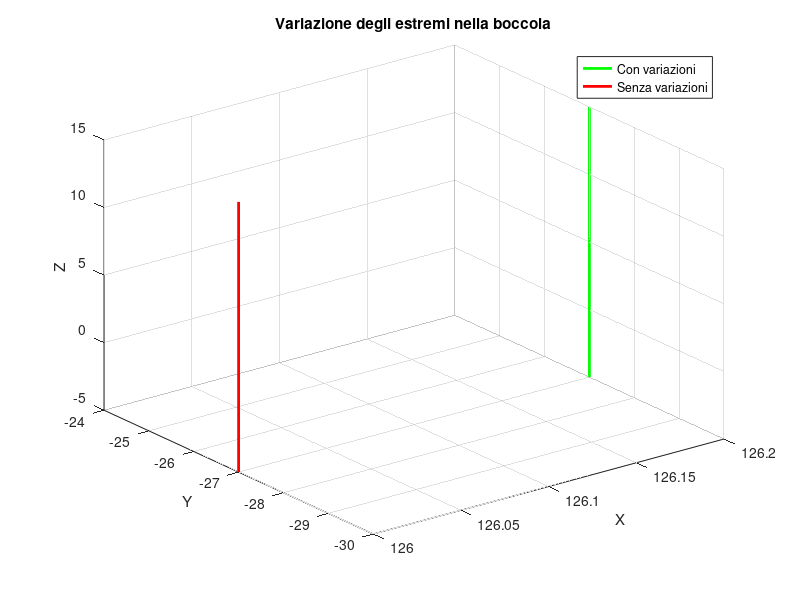

MATLAB code for this plot:
%% Esercitazione 16: variazione 1
clc; 
clear;

% Definizione dei dati
d = [126, -27, 15]; % distanza tra la terna omega2 e l'estremo superiore dell'asse della boccola 12
R = eye(3); % Matrice identità per la rotazione
T2_12 = [R, d'; 0, 0, 0, 1]; % Trasformazione tra boccola 12 e omega2

% Angolo in gradi e radiante
g_gradi = -0.2;
g = -g_gradi * (pi / 180); % Conversione in radianti

% Definizione dello spostamento in mm
dx = 0.2; % mm

% Matrice di trasformazione variazione
Tv = [1, -g, 0, dx;
      g, 1, 0, 0;
      0, 0, 1, 0;
      0, 0, 0, 1];

% Matrice di trasformazione aggiuntiva (identità)
Ta = eye(4);

% Trasformazioni finali con e senza variazioni
Tvar = T2_12 * Tv * Ta;
Tnvar = T2_12;

% Estremi nella boccola nel sistema 2 in coordinate omogenee
Ptop = [0, 0, 0, 1];
P2 = [0, 0, -20, 1];

% Estremi in omega2 senza variazione
Ptop2_nv = Tnvar * Ptop';
Pbot2_nv = Tnvar * P2';

% Estremi in omega2 con variazione
Ptop2_v = Tvar * Ptop';
Pbot2_v = Tvar * P2';

% Spostamento dei punti tangenti alla superficie cilindrica esterna della boccola
P1 = [8, 8, 0, 1];
P2 = [8, 8, -20, 1];

% Estremi senza variazione
P1_2_nv = Tnvar * P1';
P2_2_nv = Tnvar * P2';

% Estremi con variazione
P1_2_v = Tvar * P1';
P2_2_v = Tvar * P2';

% plot dei risultati
figure;
plot3([Ptop2_v(1), Pbot2_v(1)], [Ptop2_v(2), Pbot2_v(2)], [Ptop2_v(3), Pbot2_v(3)], 'g', 'LineWidth', 2); hold on;
grid on;
plot3([Ptop2_nv(1), Pbot2_nv(1)], [Ptop2_nv(2), Pbot2_nv(2)], [Ptop2_nv(3), Pbot2_nv(3)], 'r', 'LineWidth', 2);

% Impostazione della legenda
legend('Con variazioni', 'Senza variazioni');

% Titolo e etichette degli assi
title('Variazione degli estremi nella boccola');
xlabel('X');
ylabel('Y');
zlabel('Z');
